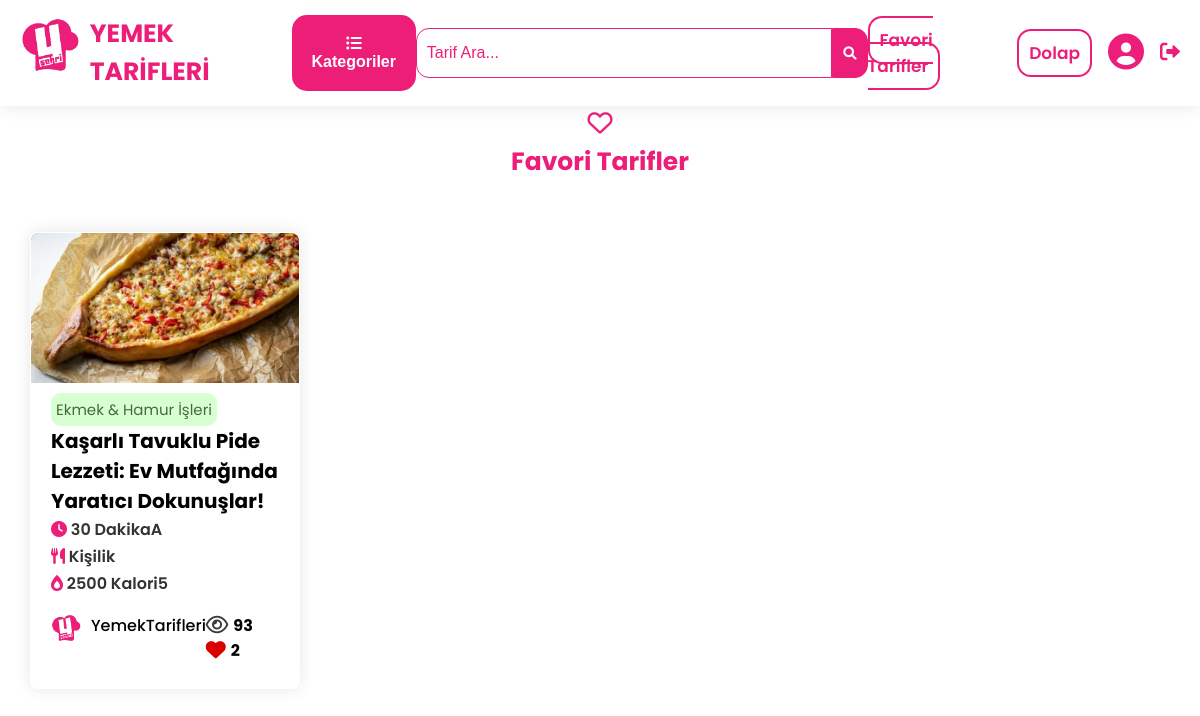
The page /yemektarifleri/favoriler.php?uye_id=1 (signed in) on the database its author committed.
### tables this page shows
CREATE TABLE `tema_ayarlari` (
  `id` int(11) NOT NULL,
  `logo` varchar(255) DEFAULT NULL,
  `site_adi` varchar(255) DEFAULT NULL,
  `slogan` varchar(255) DEFAULT NULL,
  `intro_gorsel` varchar(255) DEFAULT NULL
);

CREATE TABLE `tarifler` (
  `tarif_id` int(11) NOT NULL,
  `kategori_ad` varchar(50) NOT NULL,
  `kategori_url` varchar(255) NOT NULL,
  `baslik` varchar(100) NOT NULL,
  `sure` varchar(255) DEFAULT NULL,
  `boyut` varchar(20) DEFAULT NULL,
  `kalori` varchar(255) DEFAULT NULL,
  `resim` varchar(255) DEFAULT NULL,
  `url` varchar(255) DEFAULT NULL,
  `icindekiler` text DEFAULT NULL,
  `hazirlanis` text DEFAULT NULL,
  `tarih` text NOT NULL DEFAULT '27.05.2024',
  `goruntulenme` int(11) NOT NULL,
  `fav` int(11) NOT NULL
);

### yemektarifleri/tema_baglanti.php (called while the page is built, shortened)
<?php
include ("database.php");
$sql = "SELECT * FROM tema_ayarlari";
$result = $conn->query($sql);
if(mysqli_num_rows($result) > 0){
    $row = mysqli_fetch_assoc($result);
    $logo = $row['logo'];
    $site_adi = $row['site_adi'];
}
?>

### yemektarifleri/session.php (called while the page is built, shortened)
<?php
if (isset($_SESSION["uye_id"])) {
    $uye_id = $_SESSION['uye_id'];
} else {
    header("Location: giris.php");
}
?>

### yemektarifleri/favoriler.php (the view, shortened to what this page needs)
<?php
include("database.php");
include("tema_baglanti.php");
include("session.php");
?>
<!DOCTYPE html>
<html lang="en">
<head>
    <link rel="stylesheet" href="style.css">
    <link rel="stylesheet" href="z-style.css">
    <link rel="stylesheet" href="https://pro.fontawesome.com/
    releases/v6.0.0-beta1/css/all.css" />
</head>
<body>
<?php require("header.php"); ?>
<div class="tarifler">
    <h1 style="text-align:center;" class="card-baslik">
    <i class="far fa-heart"></i>
    <br>
    Favori Tarifler
    </h1>
    <br>
    <ul class="card-containerx">
    <?php
    if(isset($_GET['uye_id'])) {
        $uye_id = $_GET['uye_id'];
        $sql = "SELECT tarif_id FROM favoriler WHERE uye_id='$uye_id'";
        $favori_result = $conn->query($sql);
        if ($favori_result) {
            while ($favori_row = $favori_result->fetch_assoc()) {
                $tarif_id = $favori_row['tarif_id'];
                $tarif_sql = "SELECT * FROM tarifler WHERE tarif_id='$tarif_id'";
                $tarif_result = $conn->query($tarif_sql);
                if ($tarif_result) {
                    while ($row= $tarif_result->fetch_assoc()) {
                        $tarif_id = $row['tarif_id'];
                        echo "<li class='tarif-card'>";
                        echo "<div class='img-div'>";
                        echo "<img class='img-div' src='" . $row["resim"] . "' alt=''>";
                        echo "</div>";
                        echo "<div class='tarif-content'>";
                        echo "<h2 class='tarif-kategori'>" . $row["kategori_ad"] . "</h2>";
                        echo "<h1 class='tarif-baslik'>
                        <a href='" . $row['url'] . "?tarif_id=" . $tarif_id . "'>" . $row["baslik"] . "</a>                        </h1>";
                        echo "<h2 class='tarif-bilgi'><i class='fas fa-clock'></i> " . $row["sure"] . "</h2>";
                        echo "<h2 class='tarif-bilgi'><i class='fas fa-utensils'></i> " . $row["boyut"] . "</h2>";
                        echo "<h2 class='tarif-bilgi'><i class='fas fa-burn'></i> " . $row["kalori"] . "</h2>";
                        echo "<div class='tarif-card_bottom'>";
                        echo "<div class='yazar'>";
                        echo "<img src='yemeksehri.jpeg' alt=''>";
                        echo "YemekTarifleri";
                        echo "<div class='degerlendirme'>";
                        echo "<div class='favgor'>
                                      <i class='far fa-eye'></i> <span>" . $row["goruntulenme"] . "</span>
                                      <i class='fas fa-heart'></i> <span>" . $row["fav"] . "</span>";
                        echo "</div>";
                        echo "</div>";
                        echo "</div>";
                        echo "</div>";
                        echo "</li>";
                    }
                } else {
                    echo "Tarif detayları alınamadı. Hata: " . $conn->error;
                }
            }
        } else {
            echo "Favori tarifler alınamadı. Hata: " . $conn->error;
        }
    }
    ?>
    </ul>
  </div>
</body>
</html>

### yemektarifleri/z-header.php (shortened to what this page needs)
<!DOCTYPE html>
<html lang="en">
<head>
    <link rel="stylesheet" href="z-style.css">
    <link rel="stylesheet" href="style.css">
	<link rel="stylesheet" href="https://pro.fontawesome.com/releases/v6.0.0-beta1/css/all.css" />
</head>
<body>
    <header>
        <div class="header_1">
        <div class="logo">
            <a href="./">
            <img src="<?php echo $logo ?>" alt="">
            <span><?php echo $site_adi ?></span>
            </a>
          </div>
          <button class="h-kategoriler_btn" id="header-kategoriler"><i class="fas fa-list-ul"></i> Kategoriler</button>
          <div class="search-bar">
            <form action="search.php" method="get">
                <input type="text" name="search" placeholder="Tarif Ara...">
                <button type="submit"><i class="fas fa-search"></i></button>
            </form>
        </div>
          <div class="user">
            <div><a class="fav" href="favoriler.php?uye_id=<?php echo $uye_id ?>">Favori Tarifler </a></div>
            <div><a class="fav" href="dolap.php?uye_id=<?php echo $uye_id ?>">Dolap </a></div>
            <div class="profile">
              <a href="user.php?uye_id=<?php echo $uye_id ?>">
                <i class="fas fa-user-circle"></i>
              </a>
            </div>
            <a href="die.php">
              <i class="fas fa-sign-out-alt"></i>
            </a>
          </div>
        </div>
    </header>
</body>
</html>

### yemektarifleri/style.css (style rules this page uses)
body { font-family: 'Poppins', sans-serif; margin: 0; padding: 0; box-sizing: border-box; background-color: #ffffff; scroll-behavior: smooth; }
h1,h2,h3,h4,h5 { margin: 0; padding: 0; }
* { list-style-type: none; box-sizing: border-box; }
:root { --primary-color:#ed1e79; --detail-color: rgb(255, 87, 51); --gold-color: rgb(243, 156, 18); }
.tarifler { padding-top: 80px; }
.card-containerx { display: grid; grid-template-columns: repeat(4, 1fr); padding: 0px 20px; }
.tarif-card { flex-direction: column; margin: 10px; border-radius: 8px; background-color: #ffffff; border: 1px solid #d5d5d500; box-shadow: 0px 0px 17px 0px rgba(0,0,0,0.1); transition: 300ms; }
.tarif-card h2 { color: #333; }
.tarif-content { padding: 10px 20px; }
.img-div { max-height: 100%; -o-object-fit: cover; object-fit: cover; width: 100%; border-radius: 8px 8px 0px 0px; background-image: url(karas.png); background-position: center; background-repeat: no-repeat; height: 150px; }
.tarif-baslik { font-size: 20px; font-weight: 700; padding: 0; color: black; transition: 300ms; }
.tarif-baslik a { color: black; text-decoration-line: none; }
.tarif-kategori { display: inline-block; padding: 5px; font-size: 15px; font-weight: 400; border-radius: 10px; top: 80px; background-color: #ceffc7cc; color: #466b39 !important; }
.tarif-bilgi { font-size: 16px; font-weight: 600; line-height: 1.7; }
h2 .fas { color: var(--primary-color); }
.tarif-card_bottom { margin: 15px 0px; }
.degerlendirme { display: inline-block; margin-left: auto; }
.yazar { display: flex; font-weight: 500; }
.yazar img { height: 30px; background-color: red; border-radius: 50%; margin-right: 10px; }
header { background-color: white; display: flex; position: fixed; width: 100%; z-index: 1000; padding: 15px 20px; box-shadow: 0px 0px 17px 0px rgba(0,0,0,0.1); }
.logo a { display: flex; gap: 0.4em; font-size: 25px; font-weight: 700; color: #ed1e79; text-decoration: none; }
.logo img { height: 60px; }
.logo span { display: flex; align-content: center; flex-wrap: wrap; }
.h-kategoriler_btn { color: #fff; border: 1px solid #ed1e78b1; border-radius: 15px; padding: 10px; background-color: #ed1e78; font-size: 16px; font-weight: 700; margin-left: auto; }
.search-bar { display: flex; height: 50px; margin: auto; width: 40%; }
.search-bar input { border: 1px solid #ed1e79; padding: 10px; width: 100%; }
.search-bar button { border: 1px solid #ed1e79; padding: 10px; }
.search-bar input { font-size: 16px; color: #ed1e79; outline: none; border-radius: 13px 0px 0px 13px; }
.search-bar input::placeholder { font-size: 16px; color: var(--primary-color); }
.search-bar button { cursor: pointer; border-radius: 0px 13px 13px 0px; background-color: #ed1e79; color: #fff; }
.search-bar form { gap: 0; display: flex; width: 100%;; }
h2 i { color: var(--primary-color); font-weight: 700; }
.favgor { margin-left: auto; display: flex; align-content: center; flex-wrap: wrap; font-weight: 700; }
.favgor .fa-heart { color: rgb(217, 0, 0); display: grid; align-items: center; margin-right: 5px; font-size: 20px; }
.favgor .fa-eye { color: rgb(59, 59, 59); display: grid; align-items: center; margin-right: 5px; font-size: 20px; }
.favgor span { margin-right: 10px; }
.card-baslik { text-align: center; margin: 0px 20px; font-size: 25px; color: #ed1e79; text-decoration: none; }

### yemektarifleri/z-style.css (style rules this page uses)
body { font-family: 'Poppins', sans-serif; margin: 0; padding: 0; box-sizing: border-box; background-color: #ffffff; }
h1,h2,h3,h4,h5,li { margin: 0; padding: 0; }
* { list-style-type: none; box-sizing: border-box; }
:root { --primary-color:#ed1e79; --detail-color: rgb(255, 87, 51); --gold-color: rgb(243, 156, 18); }
header { background-color: white; display: flex; position: fixed; width: 100%; z-index: 1000; padding: 10px 20px; box-shadow: 0px 0px 17px 0px rgba(0,0,0,0.1); }
.logo a { display: flex; gap: 0.4em; font-size: 25px; font-weight: 700; color: #ed1e79; text-decoration: none; }
.logo img { height: 60px; }
.logo span { display: flex; align-content: center; flex-wrap: wrap; }
.user { display: flex; align-items: center; margin-left: auto; gap: 1em; }
.user .fa-user-circle { font-size: 36px; color: #ed1e79; cursor: pointer; }
.fav { border: 2px solid #ed1e79; padding: 10px; border-radius: 14px; color: #ed1e79; font-size: 17px; cursor: pointer; font-weight: 600; transition: 200ms; text-decoration: none; }
.user a .fa-sign-out-alt { color: #ed1e79; font-size: 20px; }

### rows shown on the page
tema_ayarlari: logo (picture), site_adi "YEMEK TARİFLERİ"
tarifler: resim (picture), kategori_ad "Ekmek & Hamur İşleri", baslik "Kaşarlı Tavuklu Pide Lezzeti: Ev Mutfağında Yaratıcı Dokunuşlar!", sure "30 DakikaA", boyut "Kişilik", kalori "2500 Kalori5", goruntulenme "93", fav "2"
